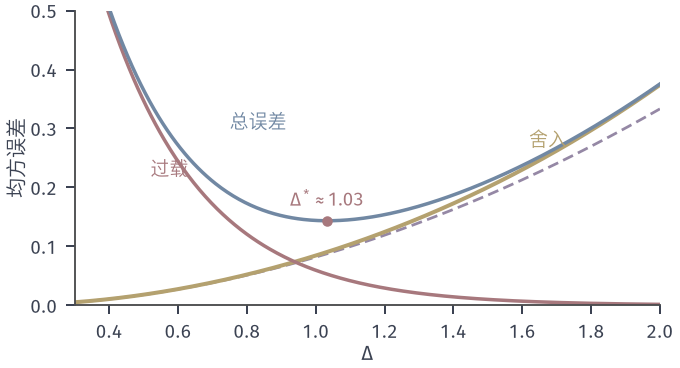

This chart was generated by the following Python code:
from pathlib import Path
import sys
HERE = Path(__file__).resolve().parent
sys.path.insert(0, str(HERE.parent/'quant-common'))
from quant_fig import *
# N = 8 mid-rise uniform quantizer for Laplace(0,1), range L = 4*delta, saturation outside.
# Exact granular MSE (yellow), exact overload MSE e^{-L}(delta^2/4+delta+2) (red), total (blue);
# purple dashed: granular approximation delta^2/12 * P(|X|<=L). Red dot: optimum (grid search).
ds = np.linspace(.3, 2.0, 400)
G = []; O = []
for d in ds:
    g, o = uniform_parts(8, d); G.append(g); O.append(o)
G = np.array(G); O = np.array(O); T = G+O
fig, ax = figure(width_mm=96, height_mm=52)
panel(fig, left=.11, right=.97, bottom=.17, top=.97)
ax.plot(ds, ds**2/12*(1-np.exp(-4*ds)), color=PURPLE, lw=1.1, ls=DASH)
ax.plot(ds, G, color=YELLOW, lw=1.6); ax.plot(ds, O, color=RED, lw=1.4); ax.plot(ds, T, color=BLUE, lw=1.4)
i = int(np.argmin(T)); dot(ax, ds[i], T[i])
lab(ax, .75, .3, '总误差', BLUE); lab(ax, .52, .22, '过载', RED); lab(ax, 1.62, .27, '舍入', YELLOW)
lab(ax, ds[i], T[i]+.025, '$\\Delta^*\\approx1.03$', RED, ha='center')
ax.set_xlim(.3, 2.0); ax.set_ylim(0, .5); ax.set_xlabel('$\\Delta$', labelpad=1); ax.set_ylabel('均方误差', labelpad=1)
save(fig, HERE, 'figure', {'opt_step': float(ds[i]), 'opt_total': float(T[i]),
     'at_1': [float(v) for v in uniform_parts(8, 1.0)], 'at_0.5': [float(v) for v in uniform_parts(8, .5)],
     'at_1.5': [float(v) for v in uniform_parts(8, 1.5)]})
